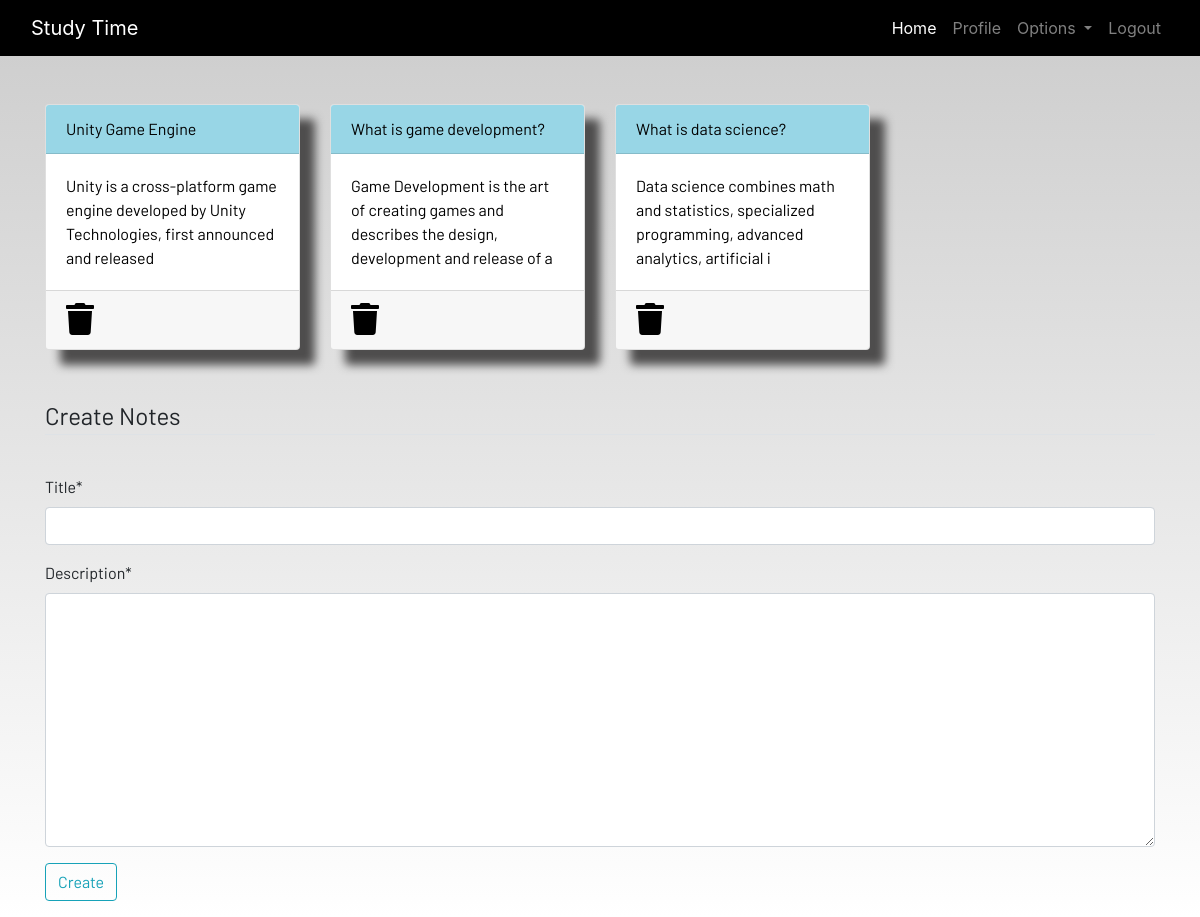
Page /notes (signed in) on the committed database.
### dashboard/models.py (models this page shows, shortened)
class Notes(models.Model):
    user = models.ForeignKey(User, on_delete=models.CASCADE)
    title = models.CharField(max_length=200)
    description=models.TextField()
    class Meta:
        verbose_name = "notes"
        verbose_name_plural = "notes"

### dashboard/views.py (the view)
# urls.py: path('notes',views.notes,name="notes"),
@login_required
def notes(request):
    if request.method == "POST":
        form = NotesFrom(request.POST)
        if form.is_valid():
            notes = Notes(user=request.user,title=request.POST['title'],description=request.POST['description'])
            notes.save()
        messages.success(request,f"Notes Added from {request.user.username} Successfully!")
    else:
        form = NotesFrom()
    notes = Notes.objects.filter(user=request.user)
    context = {'notes':notes,'form':form}
    return render(request,'dashboard/notes.html',context)

### dashboard/forms.py
class NotesFrom(forms.ModelForm):
    class Meta:
        model = Notes
        fields = ['title','description']

### dashboard/templates/dashboard/notes.html (shortened to what this page needs)
{% extends 'dashboard/base.html' %}
{% load static %}
{% load crispy_forms_tags %}
{% block content %}
<div class="container">
    <div class="row">
        {% for note in notes %}
        <div class="col-md-3">
            <a href="{% url 'notes_detail' note.id %}">
                <div class="card">
                    <div class="card-header">{{note.title}}</div>
                    <div class="card-body">{{note.description|slice:"0:100"}}</div>
                    <div class="card-footer mt-auto "><a href="{% url 'delete_note' note.id %}">
                        <i class="fa fa-trash fa-2x"></i></a>
                    </div>
                </div>
            </a>
        </div>
        {% endfor %}
        <br><br>
    </div>
</div>
<br><br>
<div class="container">
    <form method="POST">
        <fieldset class="form-group">
            <legend class="border-bottom mb-4">Create Notes</legend>
        </fieldset>
        {{form|crispy}}
        <div class="form-group">
            <button href="" class="btn btn-outline-info" type="submit">
                Create
            </button>
        </div>
    </form>
</div>
{% endblock content %}

### static/css/main.css (style rules this page uses)
html { scroll-behavior: smooth; height: 100%; width: 100%; }
.card { box-shadow: 15px 15px 10px rgb(78, 77, 77); }
a { text-decoration: none !important; color: black; }
.card-header { color: black !important; background: rgb(152, 214, 230) !important; transition: 0.3s ease-in; }
html, body { max-width: 100%; overflow-x: hidden; height: 100%; width: 100%; }
body { background: linear-gradient(rgba(0, 0, 0, 0.2), rgba(255, 255, 255, 0.5)); overflow-x: hidden; background-repeat: no-repeat; }
.card-header { background-color: rgb(133, 204, 231); }
.col-md-3 .card { width: 100%; height: 100%; }
.fa { color: black; }

### rows in the picture
Notes: title "Unity Game Engine", description "Unity is a cross-platform game engine developed by Unity Technologies, first announced and released"
Notes: title "What is game development?", description "Game Development is the art of creating games and describes the design, development and release of a"
Notes: title "What is data science?", description "Data science combines math and statistics, specialized programming, advanced analytics, artificial i"
